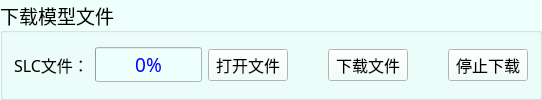
             <widget class="QGroupBox" name="groupBox_14">
              <property name="palette">
               <palette>
                <active>
                 <colorrole role="Button">
                  <brush brushstyle="SolidPattern">
                   <color alpha="255">
                    <red>239</red>
                    <green>255</green>
                    <blue>251</blue>
                   </color>
                  </brush>
                 </colorrole>
                 <colorrole role="Text">
                  <brush brushstyle="SolidPattern">
                   <color alpha="255">
                    <red>0</red>
                    <green>0</green>
                    <blue>255</blue>
                   </color>
                  </brush>
                 </colorrole>
                 <colorrole role="Base">
                  <brush brushstyle="SolidPattern">
                   <color alpha="255">
                    <red>239</red>
                    <green>255</green>
                    <blue>251</blue>
                   </color>
                  </brush>
                 </colorrole>
                 <colorrole role="Window">
                  <brush brushstyle="SolidPattern">
                   <color alpha="255">
                    <red>239</red>
                    <green>255</green>
                    <blue>251</blue>
                   </color>
                  </brush>
                 </colorrole>
                 <colorrole role="PlaceholderText">
                  <brush brushstyle="SolidPattern">
                   <color alpha="128">
                    <red>170</red>
                    <green>255</green>
                    <blue>0</blue>
                   </color>
                  </brush>
                 </colorrole>
                </active>
                <inactive>
                 <colorrole role="Button">
                  <brush brushstyle="SolidPattern">
                   <color alpha="255">
                    <red>239</red>
                    <green>255</green>
                    <blue>251</blue>
                   </color>
                  </brush>
                 </colorrole>
                 <colorrole role="Text">
                  <brush brushstyle="SolidPattern">
                   <color alpha="255">
                    <red>0</red>
                    <green>0</green>
                    <blue>255</blue>
                   </color>
                  </brush>
                 </colorrole>
                 <colorrole role="Base">
                  <brush brushstyle="SolidPattern">
                   <color alpha="255">
                    <red>239</red>
                    <green>255</green>
                    <blue>251</blue>
                   </color>
                  </brush>
                 </colorrole>
                 <colorrole role="Window">
                  <brush brushstyle="SolidPattern">
                   <color alpha="255">
                    <red>239</red>
                    <green>255</green>
                    <blue>251</blue>
                   </color>
                  </brush>
                 </colorrole>
                 <colorrole role="PlaceholderText">
                  <brush brushstyle="SolidPattern">
                   <color alpha="128">
                    <red>170</red>
                    <green>255</green>
                    <blue>0</blue>
                   </color>
                  </brush>
                 </colorrole>
                </inactive>
                <disabled>
                 <colorrole role="Button">
                  <brush brushstyle="SolidPattern">
                   <color alpha="255">
                    <red>239</red>
                    <green>255</green>
                    <blue>251</blue>
                   </color>
                  </brush>
                 </colorrole>
                 <colorrole role="Text">
                  <brush brushstyle="SolidPattern">
                   <color alpha="255">
                    <red>120</red>
                    <green>120</green>
                    <blue>120</blue>
                   </color>
                  </brush>
                 </colorrole>
                 <colorrole role="Base">
                  <brush brushstyle="SolidPattern">
                   <color alpha="255">
                    <red>239</red>
                    <green>255</green>
                    <blue>251</blue>
                   </color>
                  </brush>
                 </colorrole>
                 <colorrole role="Window">
                  <brush brushstyle="SolidPattern">
                   <color alpha="255">
                    <red>239</red>
                    <green>255</green>
                    <blue>251</blue>
                   </color>
                  </brush>
                 </colorrole>
                 <colorrole role="PlaceholderText">
                  <brush brushstyle="SolidPattern">
                   <color alpha="128">
                    <red>0</red>
                    <green>0</green>
                    <blue>0</blue>
                   </color>
                  </brush>
                 </colorrole>
                </disabled>
               </palette>
              </property>
              <property name="font">
               <font>
                <family>AcadEref</family>
                <pointsize>14</pointsize>
               </font>
              </property>
              <property name="title">
               <string>下载模型文件</string>
              </property>
              <layout class="QHBoxLayout" name="horizontalLayout_14">
               <item>
                <widget class="QLabel" name="label_2">
                 <property name="font">
                  <font>
                   <family>新宋体</family>
                   <pointsize>12</pointsize>
                  </font>
                 </property>
                 <property name="text">
                  <string>SLC文件：</string>
                 </property>
                </widget>
               </item>
               <item>
                <widget class="QProgressBar" name="progressBar_download">
                 <property name="value">
                  <number>0</number>
                 </property>
                </widget>
               </item>
               <item>
                <layout class="QHBoxLayout" name="horizontalLayout">
                 <property name="spacing">
                  <number>40</number>
                 </property>
                 <item>
                  <widget class="QPushButton" name="btn_open_file">
                   <property name="font">
                    <font>
                     <family>AcadEref</family>
                     <pointsize>12</pointsize>
                    </font>
                   </property>
                   <property name="text">
                    <string>打开文件</string>
                   </property>
                  </widget>
                 </item>
                 <item>
                  <widget class="QPushButton" name="btn_download_file">
                   <property name="font">
                    <font>
                     <family>AcadEref</family>
                     <pointsize>12</pointsize>
                    </font>
                   </property>
                   <property name="text">
                    <string>下载文件</string>
                   </property>
                  </widget>
                 </item>
                 <item>
                  <widget class="QPushButton" name="btn_download_stop">
                   <property name="font">
                    <font>
                     <family>AcadEref</family>
                     <pointsize>12</pointsize>
                    </font>
                   </property>
                   <property name="text">
                    <string>停止下载</string>
                   </property>
                  </widget>
                 </item>
                </layout>
               </item>
              </layout>
             </widget>
